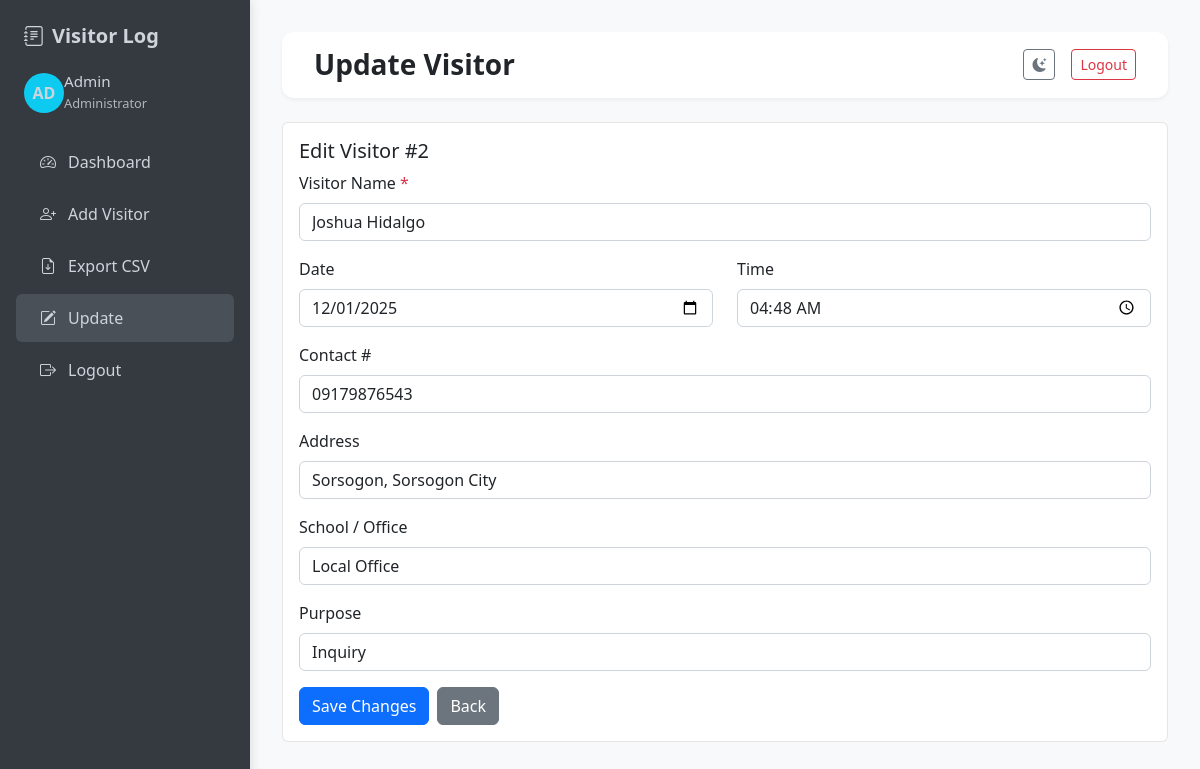
The app's page /update_visitor.php?id=2 (signed in) with its own data.
### tables this page shows
CREATE TABLE IF NOT EXISTS visitors (
  id INT AUTO_INCREMENT PRIMARY KEY,
  visitor_name VARCHAR(255) NOT NULL,
  visit_date DATE NOT NULL,
  visit_time TIME NOT NULL,
  address VARCHAR(255),
  contact VARCHAR(50),
  school_office VARCHAR(255),
  purpose ENUM('Inquiry', 'Exam', 'Visit', 'Other') DEFAULT 'Inquiry',
  created_by INT,
  created_at TIMESTAMP DEFAULT CURRENT_TIMESTAMP,
  FOREIGN KEY (created_by) REFERENCES users(id) ON DELETE
  SET NULL
);

### functions.php (called while the page is built, shortened)
<?php
function get_visitor_by_id($id){
    $db = db_connect();
    $stmt = $db->prepare('SELECT * FROM visitors WHERE id = ? LIMIT 1');
    $stmt->bind_param('i', $id);
    $stmt->execute();
    $res = $stmt->get_result();
    $visitor = $res->fetch_assoc();
    return $visitor;
}
?>

### update_visitor.php (the view, shortened to what this page needs)
<?php
require_once 'functions.php';
$id = $_GET['id'] ?? 0;
$visitor = get_visitor_by_id($id);
?>
<!DOCTYPE html>
<html lang="en">
<head>
    <link href="https://cdn.jsdelivr.net/npm/bootstrap@5.3.2/dist/css/bootstrap.min.css" rel="stylesheet">
    <link href="https://cdn.jsdelivr.net/npm/bootstrap-icons@1.11.0/font/bootstrap-icons.css" rel="stylesheet">
</head>
<body>
    <div class="sidebar">
        <div class="sidebar-header">
            <h4><i class="bi bi-journal-text"></i> <span>Visitor Log</span></h4>
        </div>
        <div class="user-profile">
            <div class="user-avatar">AD</div>
            <div class="user-info">
                <h6>Admin</h6>
                <small><?php echo htmlspecialchars($_SESSION['user_name']); ?></small>
            </div>
        </div>
        <nav>
            <a class="nav-link" href="dashboard.php">
                <i class="bi bi-speedometer2"></i> <span>Dashboard</span>
            </a>
            <a class="nav-link" href="add_visitor.php">
                <i class="bi bi-person-plus"></i> <span>Add Visitor</span>
            </a>
            <a class="nav-link" href="export.php">
                <i class="bi bi-file-earmark-arrow-down"></i> <span>Export CSV</span>
            </a>
            <a class="nav-link active" href="#">
                <i class="bi bi-pencil-square"></i> <span>Update</span>
            </a>
            <a class="nav-link" href="logout.php">
                <i class="bi bi-box-arrow-right"></i> <span>Logout</span>
            </a>
        </nav>
    </div>
    <div class="main-content">
        <div class="top-bar">
            <h3>Update Visitor</h3>
            <div class="user-info">
                <button id="theme-toggle" class="btn btn-outline-secondary btn-sm">
                    <i class="bi bi-moon-stars-fill"></i>
                </button>
                <a href="logout.php" class="btn btn-outline-danger btn-sm">Logout</a>
            </div>
        </div>
        <div class="card">
            <div class="card-body">
                <h5>Edit Visitor #<?php echo $id; ?></h5>
                <form method="post">
                    <div class="mb-3">
                        <label class="form-label">Visitor Name <span class="text-danger">*</span></label>
                        <input name="visitor_name" class="form-control"
                            value="<?php echo htmlspecialchars($visitor['visitor_name']); ?>" required>
                    </div>
                    <div class="row mb-3">
                        <div class="col-md-6">
                            <label class="form-label">Date</label>
                            <input type="date" name="visit_date" value="<?php echo $visitor['visit_date']; ?>"
                                class="form-control">
                        </div>
                        <div class="col-md-6">
                            <label class="form-label">Time</label>
                            <input type="time" name="visit_time"
                                value="<?php echo date('H:i', strtotime($visitor['visit_time'])); ?>"
                                class="form-control">
                        </div>
                    </div>
                    <div class="mb-3">
                        <label class="form-label">Contact #</label>
                        <input name="contact" value="<?php echo htmlspecialchars($visitor['contact']); ?>"
                            class="form-control">
                    </div>
                    <div class="mb-3">
                        <label class="form-label">Address</label>
                        <input name="address" value="<?php echo htmlspecialchars($visitor['address']); ?>"
                            class="form-control">
                    </div>
                    <div class="mb-3">
                        <label class="form-label">School / Office</label>
                        <input name="school_office" value="<?php echo htmlspecialchars($visitor['school_office']); ?>"
                            class="form-control">
                    </div>
                    <div class="mb-3">
                        <label class="form-label">Purpose</label>
                        <select name="purpose" class="form-select">
                            <option <?php echo $visitor['purpose']=='Inquiry'?'selected':''; ?>>Inquiry</option>
                        </select>
                    </div>
                    <div class="d-flex gap-2">
                        <button class="btn btn-primary">Save Changes</button>
                        <a href="dashboard.php" class="btn btn-secondary">Back</a>
                    </div>
                </form>
            </div>
        </div>
    </div>
</body>
</html>

### update_visitor.php (style rules this page uses)
:root { --bg-light: #f8f9fa; --bg-dark: #212529; --card-light: #ffffff; --card-dark: #2d333b; --text-light: #212529; --text-dark: #e9ecef; --text-muted-light: #6c757d; --text-muted-dark: #adb5bd; --sidebar-light: #343a40; --sidebar-dark: #1a1d21; --border-light: rgba(0, 0, 0, 0.1); --border-dark: rgba(255, 255, 255, 0.1); --input-bg-dark: #343a40; --input-border-dark: #495057; }
body { background: var(--bg-light); color: var(--text-light); transition: all 0.3s; }
.sidebar { background: var(--sidebar-light); transition: background 0.3s; }
.sidebar * { color: #ced4da !important; }
.card { background: var(--card-light); border: 1px solid var(--border-light); transition: all 0.3s; }
.form-control, .form-select { background: white; color: var(--text-light); border-color: #ced4da; }
.sidebar { position: fixed; top: 0; left: 0; width: 250px; height: 100vh; padding: 1.5rem 0; box-shadow: 2px 0 10px rgba(0, 0, 0, .1); }
.sidebar-header h4 { padding: 0 1.5rem; font-weight: 600; display: flex; align-items: center; gap: .5rem; margin: 0; font-size: 1.25rem; }
.user-profile { display: flex; align-items: center; padding: 0 1.5rem; margin: 1.5rem 0; }
.user-avatar { width: 40px; height: 40px; border-radius: 50%; background: #0dcaf0; display: flex; align-items: center; justify-content: center; font-weight: bold; color: #fff; font-size: 1rem; }
.user-info h6 { margin: 0; font-size: .95rem; }
.user-info small { opacity: .8; font-size: .8rem; }
.nav-link { color: #ced4da !important; padding: .75rem 1.5rem; margin: .25rem 1rem; border-radius: .375rem; display: flex; align-items: center; gap: .75rem; transition: all .2s; text-decoration: none; }
.nav-link:hover, .nav-link.active { background: #495057; color: #fff !important; }
.main-content { margin-left: 250px; padding: 2rem; }
.top-bar { background: var(--card-light); padding: 1rem 2rem; box-shadow: 0 2px 4px rgba(0, 0, 0, .05); display: flex; justify-content: space-between; align-items: center; margin-bottom: 1.5rem; border-radius: .75rem; }
.top-bar h3 { margin: 0; font-weight: 600; color: var(--text-light); }
.top-bar .user-info { display: flex; align-items: center; gap: 1rem; }

### records on screen
visitors: visitor_name "Joshua Hidalgo", visit_date "12/01/2025", visit_time "04:48", contact "09179876543", address "Sorsogon, Sorsogon City", school_office "Local Office", purpose "Inquiry"

### other values on screen
$_SESSION['user_name'] "Administrator"
$id "2"
